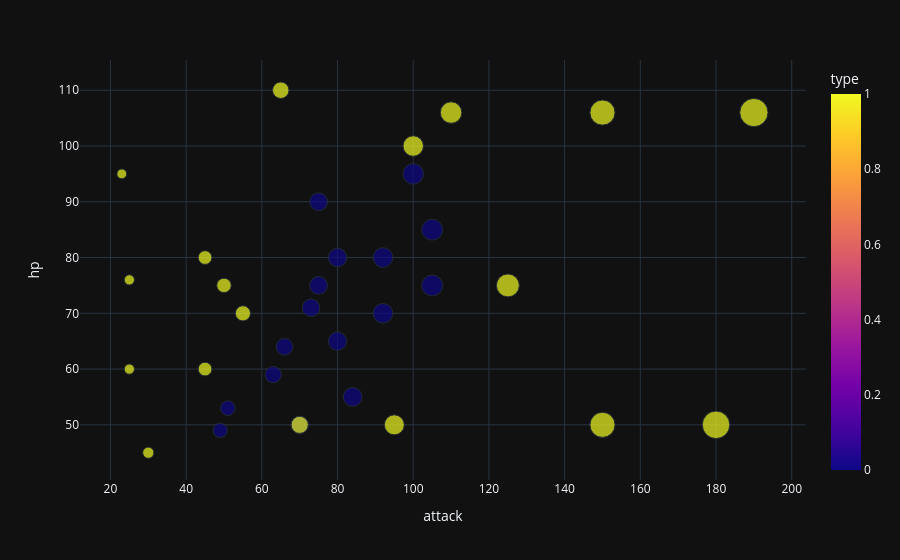

Notebook cell for this chart:
### Code cell
fig = px.scatter(data_frame=df, x='attack', y='hp', color='type', size='attack',  hover_name='name', color_discrete_sequence=['#ffffd4', '#fe9929', '#993404'], template='plotly_dark',)

fig.show()

### Figure 1 — Plotly figure (JSON) as saved in the notebook; plotly's stock layout.template omitted (floating-point values rounded to 4 significant figures)
{"data": [{"hovertemplate": "<b>%{hovertext}</b><br><br>attack=%{marker.size}<br>hp=%{y}<br>type=%{marker.color}<extra></extra>", "hovertext": ["Ecayon", "Tiplouf", "Carabaffe", "Prinplouf", "Gobou", "Gamblast", "Mateloutre", "Tarpaud", "Crocrodil", "Phione", "Rosabyss", "Bargantua", "Poissoroy", "Clamiral", "Octillery", "Aligatueur", "Nucleos", "Deoxys", "Deoxys", "Deoxys", "Deoxys", "Spoink", "Mesmerella", "Siderella", "Eoko", "Crefadet", "Munna", "Groret", "Okeoke", "Mew", "Mewtwo", "Mewtwo", "Mewtwo", "Symbios"], "legendgroup": "", "marker": {"color": [0, 0, 0, 0, 0, 0, 0, 0, 0, 0, 0, 0, 0, 0, 0, 0, 1, 1, 1, 1, 1, 1, 1, 1, 1, 1, 1, 1, 1, 1, 1, 1, 1, 1], "coloraxis": "coloraxis", "size": [49, 51, 63, 66, 70, 73, 75, 75, 80, 80, 84, 92, 92, 100, 105, 105, 30, 70, 95, 150, 180, 25, 45, 55, 50, 125, 25, 45, 23, 100, 110, 150, 190, 65], "sizemode": "area", "sizeref": 0.475, "symbol": "circle"}, "mode": "markers", "name": "", "orientation": "v", "showlegend": false, "type": "scatter", "x": [49, 51, 63, 66, 70, 73, 75, 75, 80, 80, 84, 92, 92, 100, 105, 105, 30, 70, 95, 150, 180, 25, 45, 55, 50, 125, 25, 45, 23, 100, 110, 150, 190, 65], "xaxis": "x", "y": [49, 53, 59, 64, 50, 71, 75, 90, 65, 80, 55, 70, 80, 95, 75, 85, 45, 50, 50, 50, 50, 60, 60, 70, 75, 75, 76, 80, 95, 100, 106, 106, 106, 110], "yaxis": "y"}], "layout": {"coloraxis": {"colorbar": {"title": {"text": "type"}}, "colorscale": [[0, "#0d0887"], [0.1111, "#46039f"], [0.2222, "#7201a8"], [0.3333, "#9c179e"], [0.4444, "#bd3786"], [0.5556, "#d8576b"], [0.6667, "#ed7953"], [0.7778, "#fb9f3a"], [0.8889, "#fdca26"], [1, "#f0f921"]]}, "legend": {"itemsizing": "constant", "tracegroupgap": 0}, "margin": {"t": 60}, "xaxis": {"anchor": "y", "domain": [0, 1], "title": {"text": "attack"}}, "yaxis": {"anchor": "x", "domain": [0, 1], "title": {"text": "hp"}}}}
